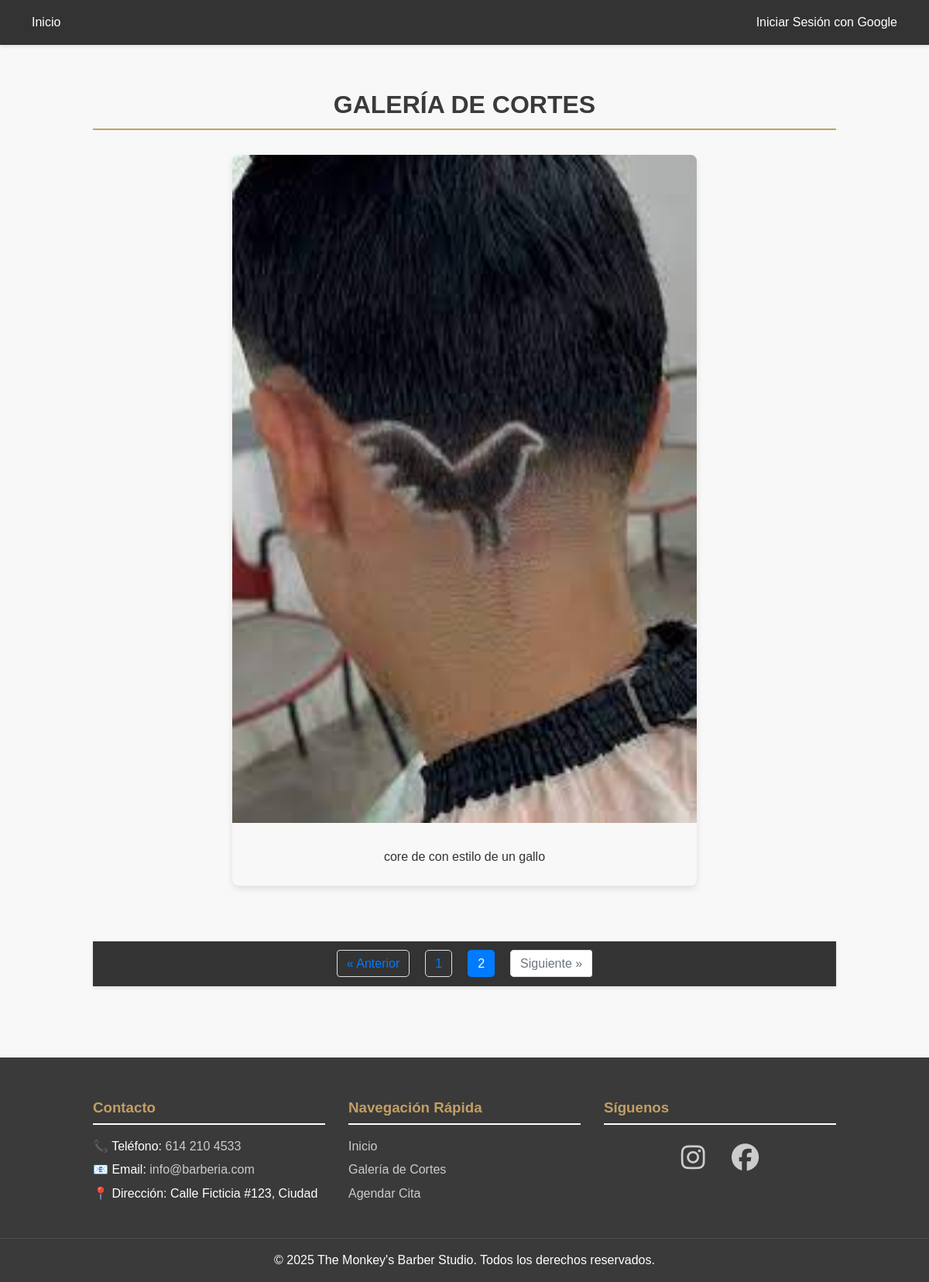
The page /galeria/?page=2 on the database its author committed.
### galeria/models.py (models this page shows, shortened)
class Corte(models.Model):
    titulo = models.CharField(max_length=100)
    descripcion = models.TextField(blank=True, null=True)
    imagen = models.ImageField(upload_to='cortes/')
    fecha_publicacion = models.DateTimeField(auto_now_add=True)
    class Meta:
        verbose_name_plural = "Cortes"
        ordering = ['-fecha_publicacion']

### galeria/views.py (the view)
# urls.py: path('', views.lista_cortes, name='lista_cortes'),
def lista_cortes(request):
    lista_de_cortes_completa = Corte.objects.all().order_by('-id')
    paginator = Paginator(lista_de_cortes_completa, 8)
    page_number = request.GET.get('page')
    page_obj = paginator.get_page(page_number)
    context = {
        'page_obj': page_obj
    }
    return render(request, 'galeria/lista_cortes.html', context)

### galeria/templates/galeria/lista_cortes.html (shortened to what this page needs)
{% extends 'base.html' %}
{% load static %}
{% block content %}
    <h1 style="text-align: center; margin-bottom: 2rem;">Galería de Cortes</h1>
    <div class="galeria-container">
        {% for corte in page_obj %}
            <div class="galeria-item">
                {% if corte.imagen %}
                    <img src="{{ corte.imagen.url }}" alt="Imagen de {{ corte.nombre }}">
                {% endif %}
                <div class="galeria-texto">
                    <p>{{ corte.descripcion }}</p>
                </div>
            </div>
        {% empty %}
            <p style="text-align: center;">Aún no hay imágenes en la galería.</p>
        {% endfor %}
    </div> <nav class="paginacion-nav">
        <ul class="paginacion">
            {% if page_obj.has_previous %}
                <li class="page-item">
                    <a class="page-link" href="?page={{ page_obj.previous_page_number }}">&laquo; Anterior</a>
                </li>
            {% else %}
                <li class="page-item disabled">
                    <span class="page-link">&laquo; Anterior</span>
                </li>
            {% endif %}
            {% for num in page_obj.paginator.page_range %}
                {% if page_obj.number == num %}
                    <li class="page-item active"><span class="page-link">{{ num }}</span></li>
                {% else %}
                    <li class="page-item"><a class="page-link" href="?page={{ num }}">{{ num }}</a></li>
                {% endif %}
            {% endfor %}
            {% if page_obj.has_next %}
                <li class="page-item">
                    <a class="page-link" href="?page={{ page_obj.next_page_number }}">Siguiente &raquo;</a>
                </li>
            {% else %}
                <li class="page-item disabled">
                    <span class="page-link">Siguiente &raquo;</span>
                </li>
            {% endif %}
        </ul>
    </nav>
{% endblock %}

### static/css/style.css (style rules this page uses)
:root { --color-principal: #3a3a3a; --color-secundario: #c29f63; --color-fondo: #f8f8f8; --color-texto: #333; }
* { box-sizing: border-box; margin: 0; padding: 0; }
body { font-family: Arial, sans-serif; background-color: var(--color-fondo); color: var(--color-texto); line-height: 1.6; }
h1, h2 { color: var(--color-principal); border-bottom: 2px solid var(--color-secundario); padding-bottom: 5px; margin-bottom: 20px; text-align: center; text-transform: uppercase; }
nav { background-color: #333; padding: 1rem; margin-bottom: 2rem; box-shadow: 0 2px 5px rgba(0, 0, 0, 0.1); }
nav ul { display: flex; justify-content: space-between; align-items: center; list-style: none; margin: 0; padding: 0; }
nav li { margin: 0 10px; }
nav a, nav span { color: white; text-decoration: none; padding: 8px 15px; border-radius: 5px; transition: background-color 0.3s ease; font-weight: 500; }
nav span { color: #ccc; }

### galeria/templates/galeria/lista_cortes.html (style rules this page uses)
.galeria-container { display: flex; flex-direction: column; align-items: center; width: 100%; }
.galeria-item { width: 90%; max-width: 600px; margin-bottom: 2.5rem; border-radius: 8px; box-shadow: 0 4px 8px rgba(0, 0, 0, 0.1); overflow: hidden; }
.galeria-item img { width: 100%; height: auto; }
.galeria-texto { padding: 1.5rem; text-align: center; }
.galeria-texto p { font-size: 1rem; color: #333; }
.paginacion-nav { display: flex; justify-content: center; margin-top: 2rem; }
.paginacion { display: flex; list-style: none; padding-left: 0; border-radius: .25rem; }
.page-item .page-link { color: #007bff; padding: .5rem .75rem; text-decoration: none; border: 1px solid #dee2e6; margin: 0; }
.page-item:first-child .page-link { border-top-left-radius: .25rem; border-bottom-left-radius: .25rem; }
.page-item:last-child .page-link { border-top-right-radius: .25rem; border-bottom-right-radius: .25rem; }
.page-item.active .page-link { z-index: 1; color: #fff; background-color: #007bff; border-color: #007bff; }
.page-item.disabled .page-link { color: #6c757d; background-color: #fff; border-color: #dee2e6; }

### rows shown on the page
Corte: imagen (picture), descripcion "core de con estilo de un gallo"

### other values the page prints
{{ num }} "1"
{{ num }} "2"
